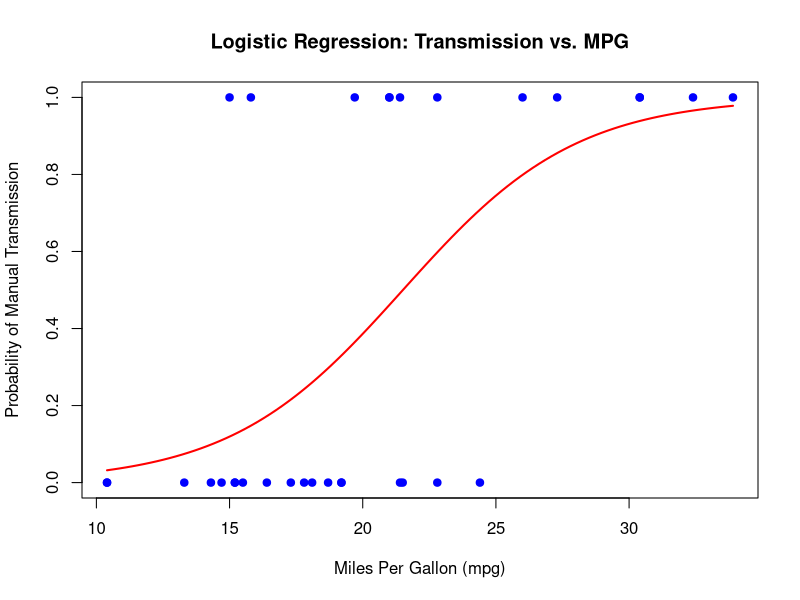

R code for this plot:
data(mtcars)
mtcars$am <- factor(mtcars$am, levels = c(0, 1), labels = c("Automatic", "Manual"))
logistic_model <- glm(am ~ mpg, data = mtcars, family = binomial)
print(summary(logistic_model))
predicted_probs <- predict(logistic_model, type = "response")
print(predicted_probs)
plot(mtcars$mpg, as.numeric(mtcars$am) - 1,
 main = "Logistic Regression: Transmission vs. MPG",
 xlab = "Miles Per Gallon (mpg)",
 ylab = "Probability of Manual Transmission",
 pch = 19, col = "blue")
curve(predict(logistic_model, data.frame(mpg = x), type = "response"), 
 add = TRUE, col = "red", lwd = 2)